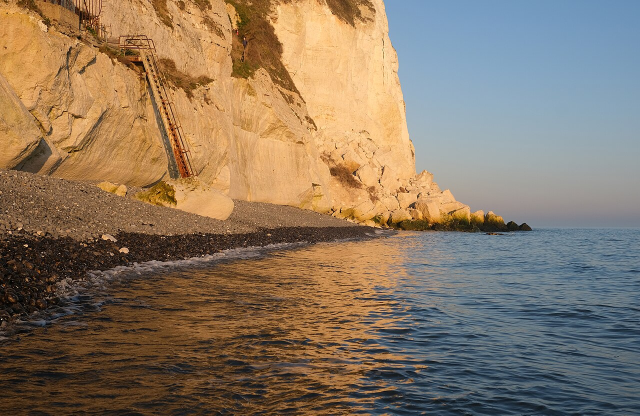
#> input picture engine/assets/photos/dover.jpg, 1280 x 831 px (shown at 1/2 size)
$ python -i news2.py   (imports and definitions only)
#> lines starting #> are read from the running program, lines starting #| are printed output that depends on the picture
"""Noggin "REAL OR FAKE?" news Shorts, v2 (modern look, real photos, music bed, no ticks).

Each video shows 3 headlines over a real photo. Reading time grows with headline length, then a 3-second
TRUE / FAKE vote with a soft riser, then the reveal. REAL stories show the source article card
(outlet, date, the article's headline, site). FAKE ones show what is actually true.

Usage:  python3 news2.py days/news_sample2.py out.mp4
The data module defines:
  ITEMS = [dict(text, photo, credit, real, source=dict(outlet, date, headline, url) | fix=str, fix_photo=, fix_credit=,
                explain_photo=, explain_credit=), ...]
  MUSIC = (path, start_seconds)
Rules: real stories only from trusted outlets, checked on the day; no crime, deaths, disasters or politics.
Photos only from free-license libraries (Wikimedia Commons / NASA), credited in the description. Never news photos.
"""
import importlib.util, math, os, subprocess, sys, wave
import numpy as np
from PIL import Image, ImageDraw, ImageFilter, ImageFont, ImageOps

HERE = os.path.dirname(os.path.abspath(__file__)); sys.path.insert(0, HERE)
from mascot import mascot

W, H, FPS = 1080, 1920, 30
GF = "/usr/share/fonts/truetype/google-fonts/"
GREEN, RED, ACC, WHITE = (46, 213, 115), (255, 71, 87), (255, 196, 0), (255, 255, 255)
MUTED = (170, 172, 190)
VOTE, REVEAL, EXPLAIN = 3.0, 1.4, 4.6
OUTRO = 2.8
_fc = {}
# [4 lines left out: function F, not called in this run]

def read_time(text):
    """~3.3 words/second plus 1.5s to settle, kept between 3.5s and 8s."""
    return max(3.5, min(8.0, 1.5 + 0.3*len(text.split())))

# [7 lines left out: function timeline, not called in this run]

def ease(u): u = max(0.0, min(1.0, u)); return 1 - (1 - u)**3
def ease_io(u): u = max(0.0, min(1.0, u)); return u*u*(3 - 2*u)

# [26 lines left out: functions wrap_lines, text_block, shadowed, not called in this run]

def rr_mask(size, r):
    m = Image.new("L", size, 0); ImageDraw.Draw(m).rounded_rectangle((0, 0, size[0] - 1, size[1] - 1), r, fill=255); return m

def cover(img, size):
    return ImageOps.fit(img, size, Image.LANCZOS, centering=(0.5, 0.5))

# [5 lines left out: function load_photo, not called in this run]

def background(photo):
    b = cover(photo, (W//6, H//6)).filter(ImageFilter.GaussianBlur(6)).resize((W, H), Image.BICUBIC)
    b = Image.blend(b, Image.new("RGB", (W, H), (6, 7, 14)), 0.72).convert("RGBA")
    g = np.zeros((H, W, 4), np.uint8); g[..., 3] = (np.linspace(40, 230, H)[:, None]).astype(np.uint8)
    b.alpha_composite(Image.fromarray(g, "RGBA")); return b

PW, PH, PX, PY = 960, 800, 60, 300   # photo card
# [236 lines left out: functions photo_card, chip, vote_pill, ring, source_card, truth_card and 4 more, not called in this run]

def load(path):
    spec = importlib.util.spec_from_file_location("news_day", path); m = importlib.util.module_from_spec(spec); spec.loader.exec_module(m); return m

# [8 lines not run here, left out]

>>> import cv2
>>> picture = cv2.imread('assets/photos/dover.jpg', cv2.IMREAD_GRAYSCALE)
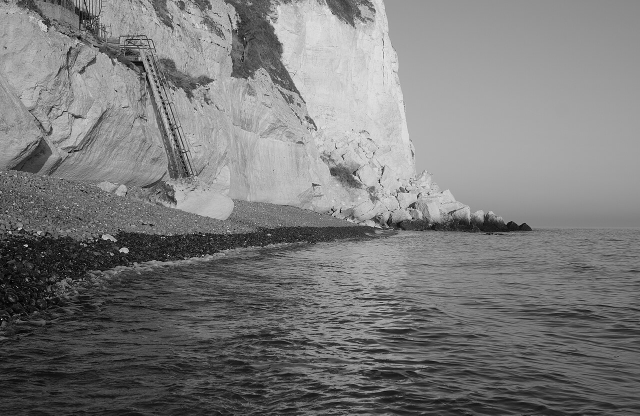
#> picture: shape (831, 1280) (shown at 1/2 size); min 0, max 255, mean 122.2
>>> result = background(picture)
#> (the run stopped early here; a loop or call above may not have finished)

$ run again, on engine/assets/photos/kekova.jpg
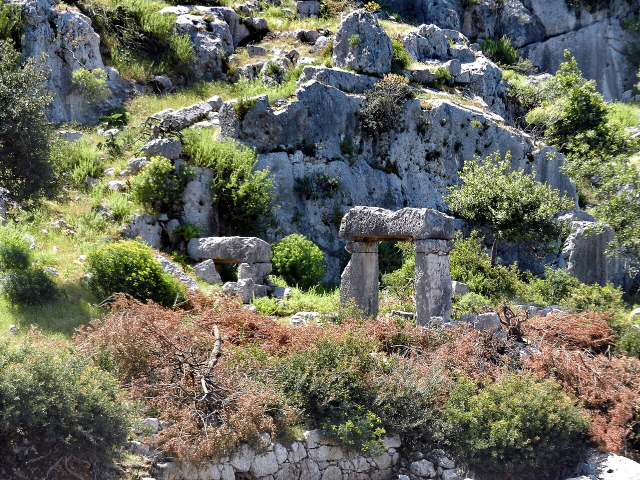
#> input picture engine/assets/photos/kekova.jpg, 1280 x 960 px (shown at 1/2 size)
#> `picture = cv2.imread('assets/photos/dover.jpg', cv2.IMREAD_GRAYSCALE)`:
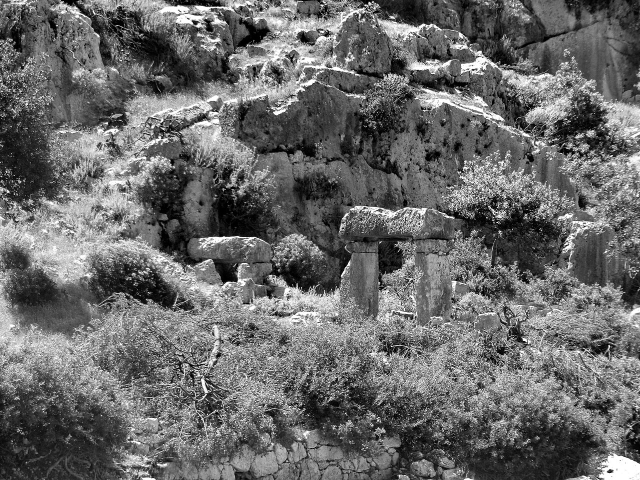
#> picture: shape (960, 1280) (shown at 1/2 size); min 0, max 255, mean 105.2

$ run again, on engine/assets/photos/road.jpg
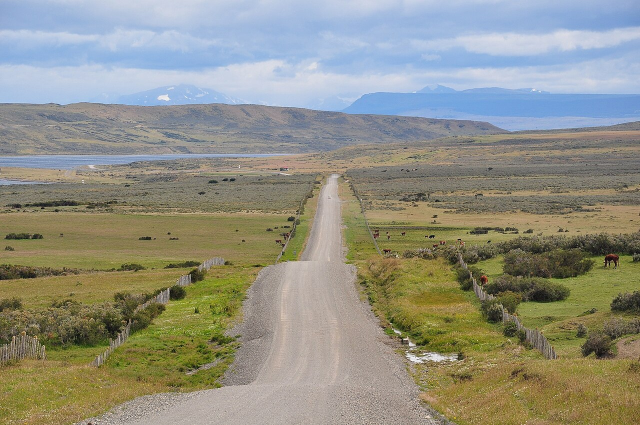
#> input picture engine/assets/photos/road.jpg, 1280 x 850 px (shown at 1/2 size)
#> `picture = cv2.imread('assets/photos/dover.jpg', cv2.IMREAD_GRAYSCALE)`:
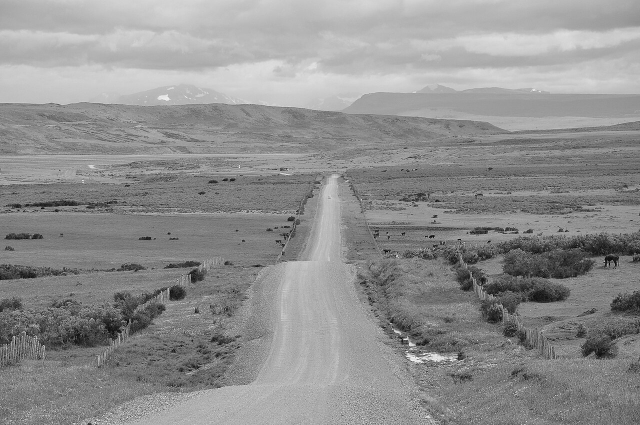
#> picture: shape (850, 1280) (shown at 1/2 size); min 0, max 255, mean 143.2
